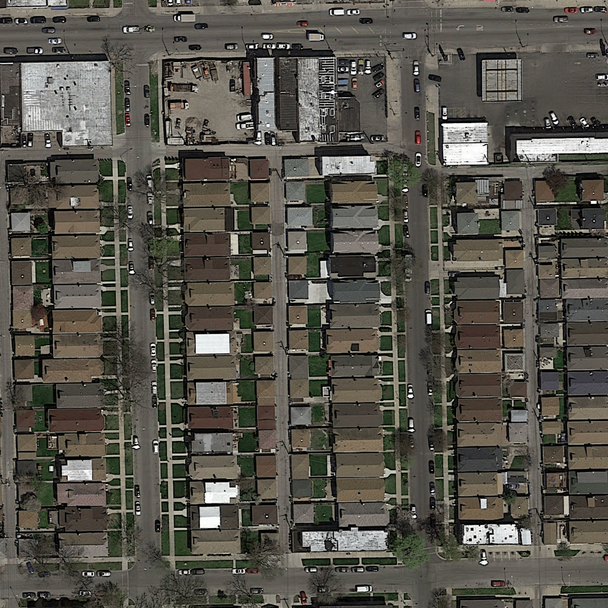
#> input picture cil_stuff/data/test_set_images/test_1/test_1.png, 608 x 608 px
$ python -i leafModel.py   (imports and definitions only)
#> lines starting #> are read from the running program, lines starting #| are printed output that depends on the picture
#!/usr/bin/env python3

"""
The model of the first layer of our approach. The results are feed into the second layer and further processed.
The model consists of data augmentation and a gradient boosting model that uses HOG, LBP and our color probability (cp) as Features
trainingMain and run.py can run the code as an individual model that is independent from the second layer too

"""

from skimage.feature import hog
from skimage import color
import numpy as np
from PIL import Image

from sklearn import  ensemble, preprocessing
from sklearn.externals import joblib
from sklearn.pipeline import Pipeline
from skimage.feature import local_binary_pattern
from skimage.transform import rotate

from colorFeatureUtils import extract_moments_and_histogram, extract_color_features
from utils import extract_img_list_patches, label_to_img, get_hot_labels, extract_neighborhoods, img_float_to_uint8


""" --- FLAGS --- """

PATCH_SIZE = 16
NEIGHBORHOOD_SIZE = 2

lbp_radius = 3

BIT_DEPTH = 8
PIXEL_DEPTH = 255
SEED = 66478

""" --- OTHER DECLARATIONS --- """

classifier_filename = '../../tmp/hough/houghModel_classifier'
prediction_mask_dir = "../../predictions/"
PATH_TO_PROBABILITY_ARRAY = "../../tmp/hough/colorProbability_array"

# size of a training image
TRAIN_IMG_SIZE = 400


def pos(x, y, z, BIT_DEPTH):
    return (x>>(8-BIT_DEPTH))*(2**BIT_DEPTH)*(2**BIT_DEPTH)+(y>>(8-BIT_DEPTH))*(2**BIT_DEPTH)+(z>>(8-BIT_DEPTH))

# [7 lines left out: function extract_hog_features, not called in this run]


def extract_lbp_features(img_neighborhoods):
    feat_lbp = []
    n_bins = 26
    for n in img_neighborhoods:
        lbp = local_binary_pattern(n, 8*lbp_radius, lbp_radius, 'uniform')
        #large neighborhood
        hist3, _ = np.histogram(lbp.ravel(), density=True, bins=n_bins)
        #surrounding patches
        hist2, _ = np.histogram(lbp[PATCH_SIZE*(NEIGHBORHOOD_SIZE-1):PATCH_SIZE*(NEIGHBORHOOD_SIZE+2), PATCH_SIZE*(NEIGHBORHOOD_SIZE-1):PATCH_SIZE*(NEIGHBORHOOD_SIZE+2) ].ravel(),
                                        density=True, bins=n_bins)
        #patch
        hist1, _ = np.histogram(lbp[PATCH_SIZE*(NEIGHBORHOOD_SIZE):PATCH_SIZE*(NEIGHBORHOOD_SIZE+1), PATCH_SIZE*(NEIGHBORHOOD_SIZE):PATCH_SIZE*(NEIGHBORHOOD_SIZE+1) ].ravel(),
                                        density=True, bins=n_bins)
        feat_lbp.append(np.concatenate((hist3, hist2, hist1)))
#> after the loop, feat_lbp = 608 items
    return np.matrix(feat_lbp)
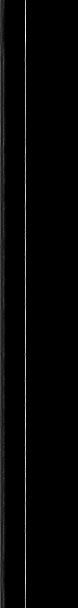
#> returned value: shape (608, 78) float64; 66.67% of the values are NaN or infinite; the others: min 0, max 0.662, mean 0.04; drawn with min black, max white, NaN and infinite black


class Model:

    # [203 lines left out: functions __init__, get_cp_features, get_prediction, train, saveModel, restoreModel, not called in this run]

>>> import cv2
>>> picture = cv2.cvtColor(cv2.imread('../../data/test_set_images/test_1/test_1.png'), cv2.COLOR_BGR2RGB)
>>> result = extract_lbp_features(picture)
